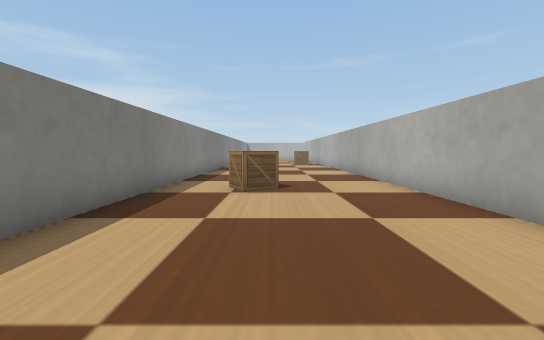
view 1 (above)

24 first-person views from a walk through a robot-simulator world made for Webots. The camera is 0.1 m above the floor, tilts 4° down and sees 90° across. The floor is counted in squares, 0.1 m on a side. Each view is taken from the middle of a square. On the plan, view 1 faces up. The plan holds only what a view shows up to about 11 squares ahead; the rest is blank. Robots are left out. Webots' stock objects and surfaces are drawn as simple stand-ins.

view 2
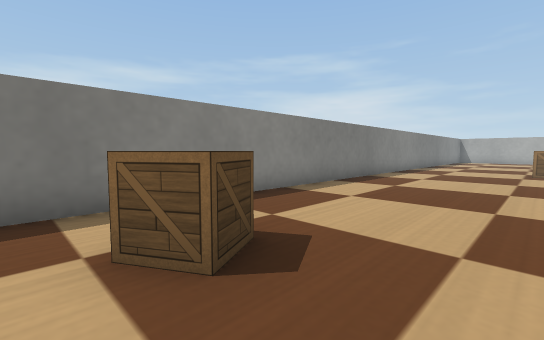

view 3
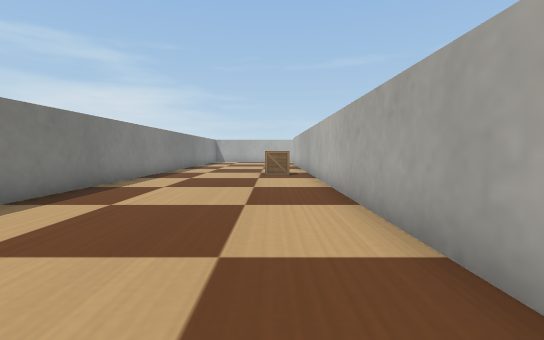

view 4
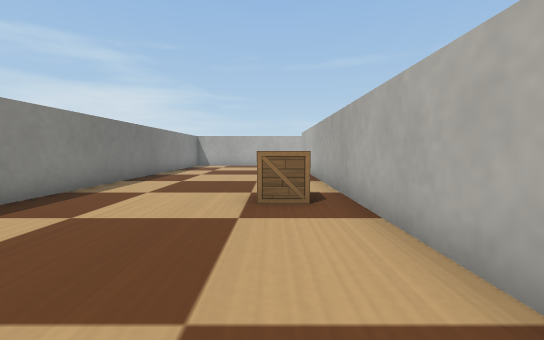

view 5
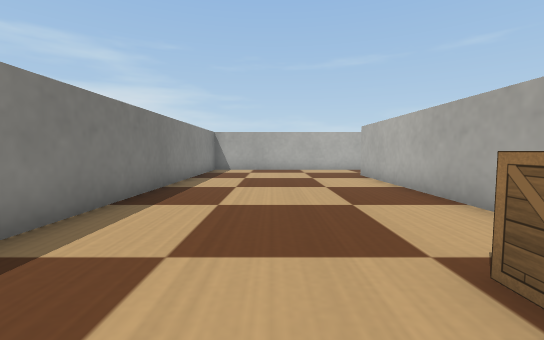

view 6
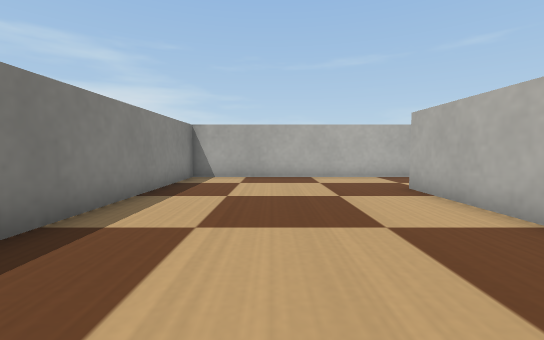

view 7
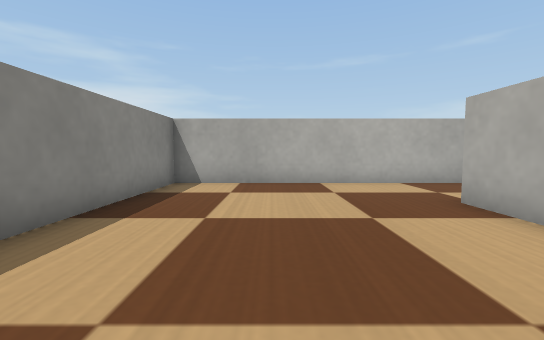

view 8
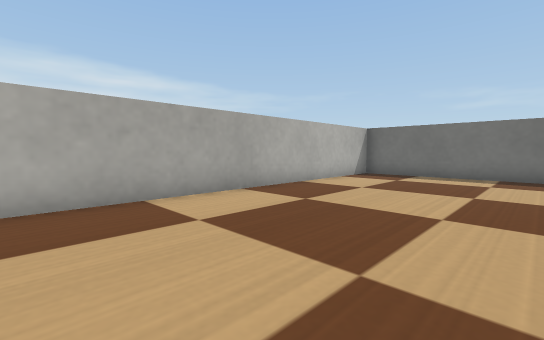

view 9
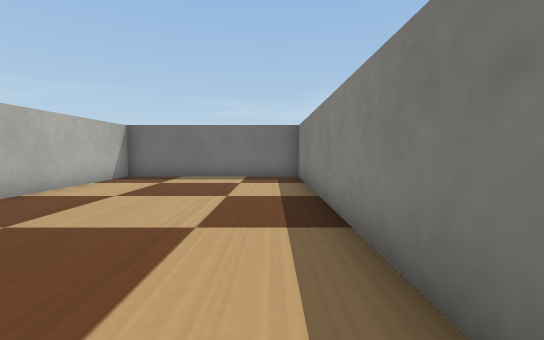

view 10
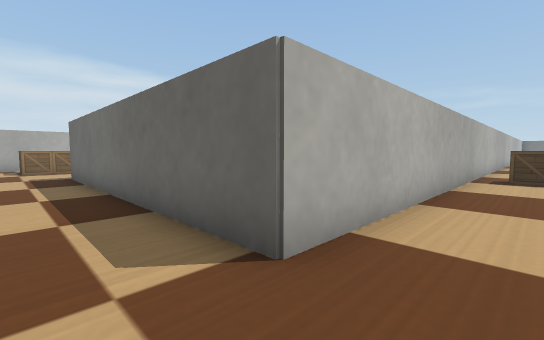

view 11
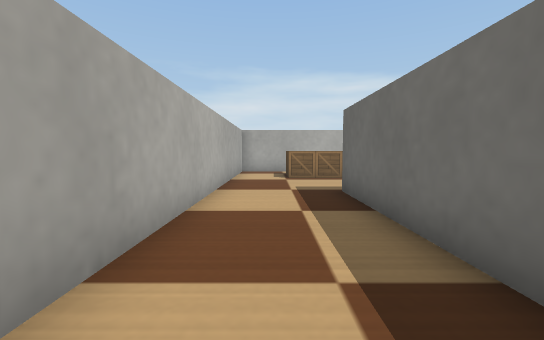

view 12
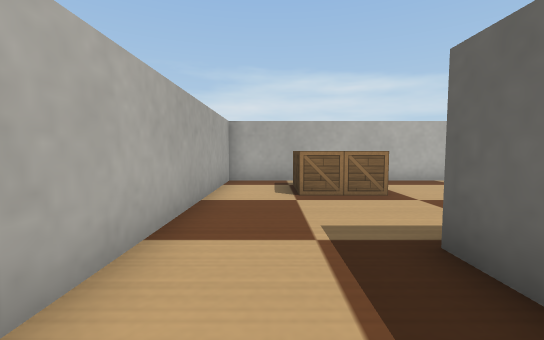

view 13
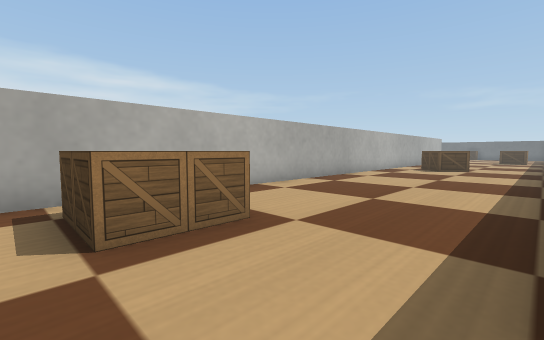

view 14
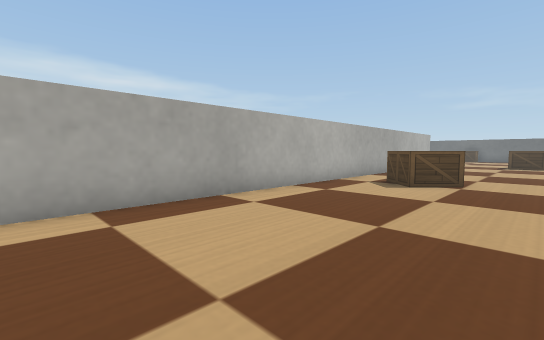

view 15
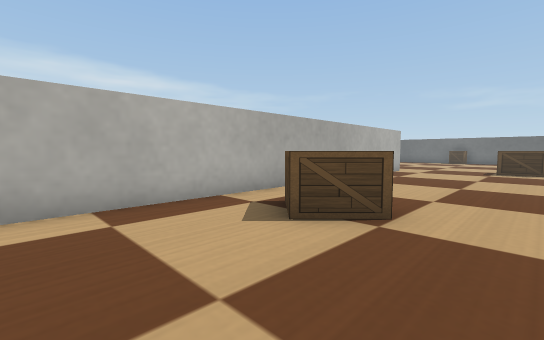

view 16
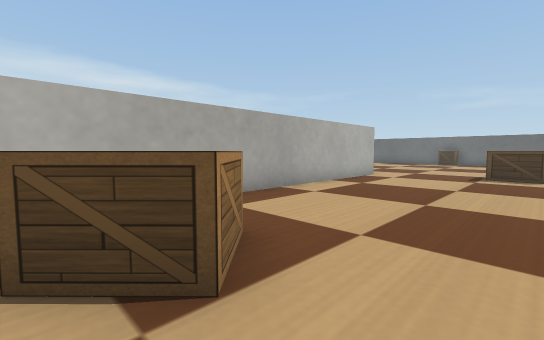

view 17
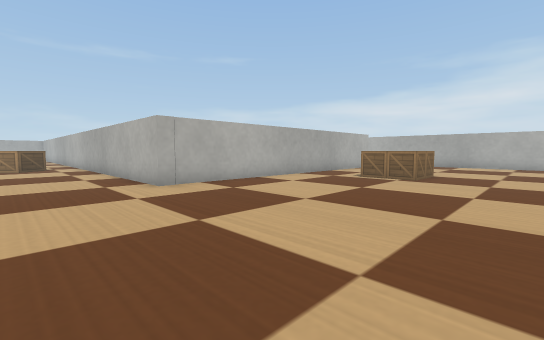

view 18
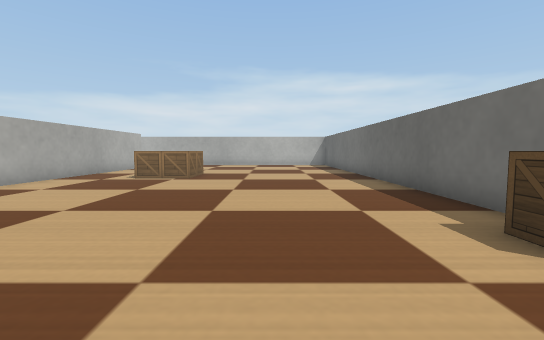

view 19
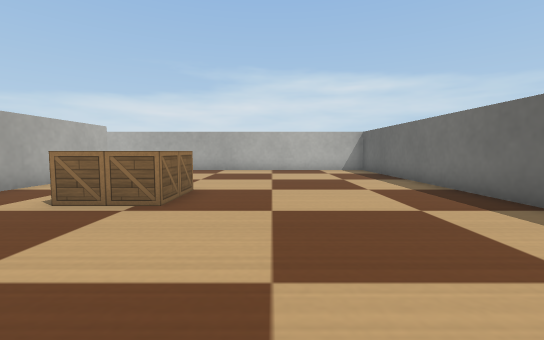

view 20
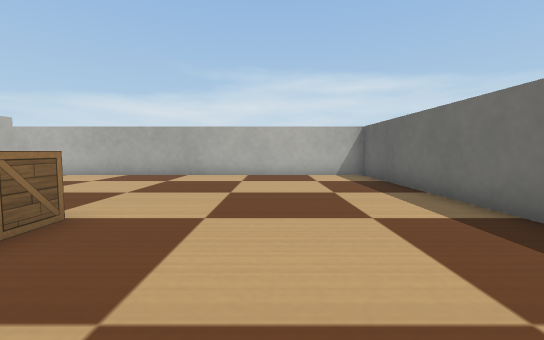

view 21
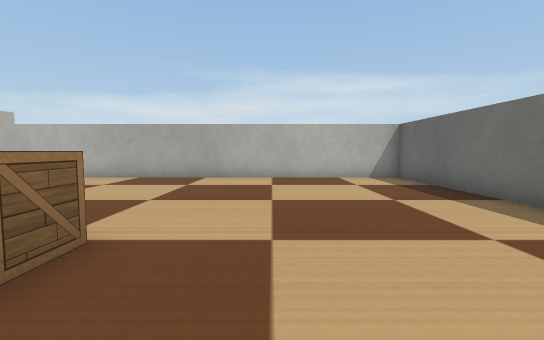

view 22
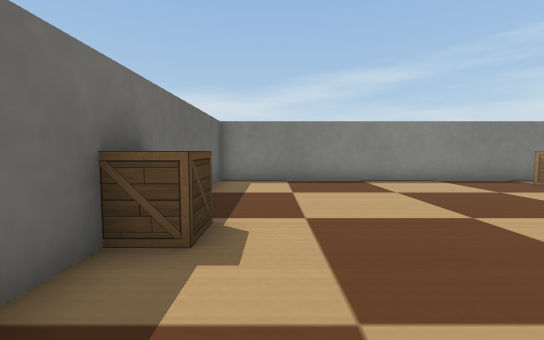

view 23
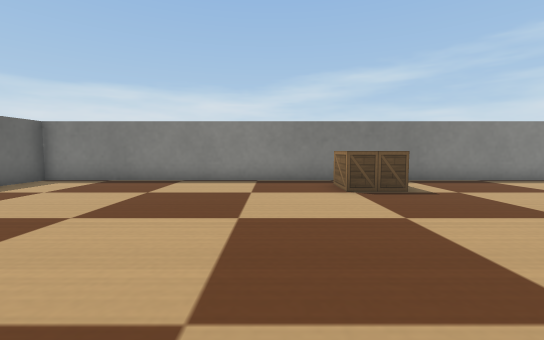

view 24
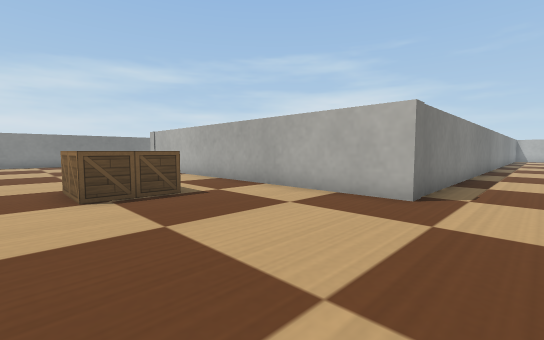

### Floor plan
Points are (right, up) in squares from view 1. A wall is a line through its corners. A room is listed if a view was taken in it or the views show most of it. See-through windows are left out.
Room 1 (views 1, 2, 3, 4, 5, 6, 7, 8, 9, 10)
walls: (2.5, 33.4) (-3, 33.4) (-3, -5.8) (3.7, -5.8) (3.7, 30.2)
ways out: opening at (3.5, 31.5) to room 2
objects: wooden box (-1, 7) to (0, 8); wooden box (2, 20) to (3, 21)
Room 2 (views 11, 12, 13, 14, 15, 16, 17, 18, 19, 20, 21, 22, 23, 24)
walls: (13.8, 11.4) (13.8, -5.8) (36.2, -5.8) (36.2, 8.6); (33.2, 13.7) (33.2, 5.7) (20.1, 5.7) (20.1, 33.4) (8.4, 33.4); (3.7, 30.2) (13.8, 30.2); (6, 33.4) (2.5, 33.4)
ways out: opening at (3.5, 31.5) to room 1
objects: wooden box (15, 4) to (16, 5); wooden box (17, 15) to (19, 17); wooden box (17, 29) to (19, 31); wooden box (19, -5) to (20, -5); wooden box (27, 1) to (29, 3)

Where each view was taken, in squares from view 1:
view 1: 0 up, 0 right, facing up
view 2: 6 up, 2 right, facing up-left
view 3: 9 up, 2 right, facing up
view 4: 15 up, 2 right, facing up
view 5: 19 up, 0 right, facing up
view 6: 23 up, 0 right, facing up
view 7: 25 up, 0 right, facing up
view 8: 6 up, 2 left, facing down-right
view 9: 5 up, 2 left, facing down
view 10: 32 up, 2 right, facing down-right
view 11: 32 up, 7 right, facing right
view 12: 32 up, 11 right, facing right
view 13: 32 up, 14 right, facing down-right
view 14: 25 up, 15 right, facing down-right
view 15: 20 up, 15 right, facing down-right
view 16: 17 up, 15 right, facing down-right
view 17: 2 down, 17 right, facing up-right
view 18: 2 down, 17 right, facing right
view 19: 1 down, 22 right, facing right
view 20: 2 down, 25 right, facing right
view 21: 1 down, 26 right, facing right
view 22: 4 down, 23 right, facing left
view 23: 2 up, 23 right, facing left
view 24: 0 up, 35 right, facing up-left
